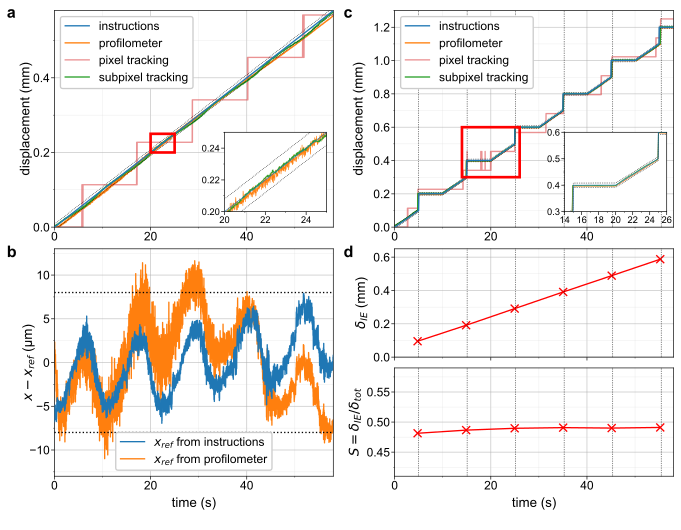

Write Python code to recreate this figure.
###
main_folder = 'E:/manuscrit_these/'
main_folder = '../'

with open(main_folder + "parameters.py", 'r') as f:
        exec(f.read())




loaded_data = np.load(main_folder + "data_for_figures/figure_S2.npy",allow_pickle= True).all()
locals().update(loaded_data)


###



def sliding_plot(x,disp,ax,vlines = None,labels=True,suptitle=False,color="blue",alpha=1):

    if not vlines is None:
        for v in vlines:
            #ax.axvline(v,color="black",linestyle=dash_line_style ,linewidth=0.4,alpha= secondary_plot_alpha)
            ax.plot([v,v],[0,disp[np.abs(x - v).argmin()]],
                    color=dashed_color,linestyle=dash_line_style,
                    linewidth=0.1,alpha= 0.2)

    ax.grid(True,which="both")

    ax.plot(x,disp,color=color,alpha=alpha)


    if labels:
        ax.set_ylabel(tot_sliding_short )

    if suptitle:
        ax.set_title(suptitle)


def creep_plot(x,creep,ax,labels=True,suptitle=False,color="blue",alpha=1,marker=scatter_marker,s=scatter_size,vlines=False ):
    if vlines:
        for i in range(len(x)):
            ax.plot([x[i],x[i]],[creep[i],100],
                    color=dashed_color,linestyle=dash_line_style,
                    linewidth=0.1,alpha=0.2)

    ax.plot(x,creep,color=color,alpha=alpha)
    ax.scatter(x,creep,marker=marker ,s=s ,c=color,alpha = 1 ,zorder=10,edgecolors="k",linewidth=0.01)

    ax.grid(True,which="both")

    if labels:
        ax.set_ylabel(sliding_perc_name_short )

    if suptitle:
        ax.set_title(suptitle)




def mu_plot(t,mu,ax,timings=None,linecolor=main_plot_color):
    a=next((i for i, b in enumerate(mu[7000:]>0.05) if b), None)+7000
    start = max(a-5200,0)
    ax.plot(t[start:]-t[start],mu[start:],color=linecolor )


def ramp(l,v,f=100):
    return(v*np.arange(0,l,1)/f)



##
def findevents(signal, sensit):
    typical_wait_time = 60
    # signal = np.convolve(signal, np.ones(5)/5, mode='valid')  # Smoothing signal, if needed
    diff = np.abs(signal[2:] - signal[:-2])
    m = np.mean(diff)
    diff -= m
    index = np.where(diff > sensit)[0]
    index = np.append(index, index[-1] + 2 * typical_wait_time)
    diffindex = np.abs(-index[1:] + index[:-1])
    found_events = [index[0]]
    found_events.extend(index[np.where(diffindex > typical_wait_time)[0] + 1])
    found_events.pop()  # Remove the last element
    return np.array(found_events)

# Assuming the variables such as avgtop, avgbot, xyresolution, tInit, tEnd, detection_grain,
# listAllCircles, sensit, space_after_event_temp, space_before_event, removelast,
# avgtopleft, avgbotleft, avgtopright, avgbotright, avgtopcenter, avgbotcenter, realtime
# are already defined and initialized in your Python environment



totslip = -data_cam_cut
realtime= np.arange(0,len(data_cam_cut))/100-0.21-5

found_events = findevents(data_cam_cut, 0.01)


if len(found_events) > 1:
    space_after_event_temp = min(np.fix(np.diff(found_events) / 10))
else:
    space_after_event_temp = 50

space_after_event = max(min(50, space_after_event_temp), 15)
space_before_event = 5


##

delta = np.sum(totslip[found_events + space_after_event] - totslip[found_events - space_before_event])

delta_tot = totslip[-1] - totslip[0]

creeped_distance = delta_tot - delta


###
# Compute creep proportion to seek convergence
creep = totslip

delta = []
delta_tot = []
totslip_partial = []

for i in range(len(found_events)):
    delta.append(np.sum(creep[found_events[0:i+1] + space_after_event] - creep[found_events[0:i+1] - space_before_event]))
    delta_tot.append(creep[found_events[i] + space_after_event] - creep[0])

    totslip_partial.append(abs(np.mean(creep[found_events[i] + int(space_after_event/2):found_events[i] + space_after_event]) ) )

creeped_distance_frac = (np.array(delta_tot) - np.array(delta)) / np.array(totslip_partial)
creeped_distance = np.array(delta_tot) - np.array(delta)





## FIGURE

time_lim_1=[-1,51]
time_lim_2=[-0.5,55]



fig = plt.figure(layout=None)
fig.set_size_inches(size_fig_S2)

nrows=12


gs = fig.add_gridspec(nrows=5, ncols=2,
                      hspace=0, height_ratios=[1,0.1,0.5,0.05,0.5],
                      left=0.08)

axes=np.array([[None,None],[None,None]])

axes[0,0]=fig.add_subplot(gs[0,0])
axes[0,1]=fig.add_subplot(gs[0,1], sharex = axes[0,0])
axes[1,0]=fig.add_subplot(gs[2:,0], sharex = axes[0,0])
ax_br = [fig.add_subplot(gs[2,1], sharex = axes[0,0]),fig.add_subplot(gs[4,1], sharex = axes[0,0])]



# TOP LEFT

axes[0,0].plot(time_simul_ramp,-data_simul_ramp,label="instructions",zorder=3)
axes[0,0].plot(time_prof_10,-data_prof_10,label="profilometer")
axes[0,0].plot(time_cam_ramp,-data_cam_ramp_pix,label="pixel tracking",linestyle="solid",alpha=.5,c=u'#d62728')
axes[0,0].plot(time_cam_ramp,-data_cam_ramp,label="subpixel tracking",c=u'#2ca02c')


axes[0,0].plot(time_simul_ramp,-data_simul_ramp+0.008,linewidth=.5,c="k",linestyle=':')
axes[0,0].plot(time_simul_ramp,-data_simul_ramp-0.008,linewidth=.5,c="k",linestyle=':')

rect = mpl.patches.Rectangle((20,0.200),5,0.050,facecolor='None',edgecolor="r",linewidth=2,zorder=4)
axes[0,0].add_artist(rect)
axes[0,0].xaxis.set_minor_locator(MultipleLocator(10))
axes[0,0].xaxis.set_major_locator(MultipleLocator(20))
axes[0,0].yaxis.set_minor_locator(MultipleLocator(0.1))
axes[0,0].yaxis.set_major_locator(MultipleLocator(0.2))

axes[0,0].set_xlim([0,58])
axes[0,0].set_ylim([0,0.580])
axes[0,0].legend(facecolor='white', framealpha=1)
set_grid(axes[0,0])
axes[0,0].set_ylabel('displacement (mm)')

coords = [0.33,   0.6,    0.15,  0.15] #left, bottom, width, height
axin00=fig.add_axes(coords)



axin00.plot(time_simul_ramp,-data_simul_ramp,label="simul",zorder=4)
axin00.plot(time_prof_10,-data_prof_10,label="profilo")
axin00.plot(time_cam_ramp,-data_cam_ramp,label="camera")

axin00.plot(time_simul_ramp, -data_simul_ramp+0.008, linewidth=.5, c="k",linestyle=':')
axin00.plot(time_simul_ramp, -data_simul_ramp-0.008, linewidth=.5, c="k",linestyle=':')

axin00.set_xlim([20,25])
axin00.set_ylim([0.200,0.250])
axin00.xaxis.set_minor_locator(MultipleLocator(1))
axin00.xaxis.set_major_locator(MultipleLocator(2))
axin00.yaxis.set_minor_locator(MultipleLocator(0.010))
axin00.yaxis.set_major_locator(MultipleLocator(0.020))


axin00.grid(False)
axin00.set_facecolor("w")
set_up_inset(axin00)


# TOP RIGHT



axes[0,1].plot(time_simul_script,-data_simul_script,label="instructions",zorder=3)
axes[0,1].plot(time_prof_script,-data_prof_script,label="profilometer")
axes[0,1].plot(time_cam_script,-data_cam_script_pix,label="pixel tracking",linestyle="solid",alpha=.5,c=u'#d62728')
axes[0,1].plot(time_cam_script,-data_cam_script,label="subpixel tracking",c=u"#2ca02c")

axes[0,1].plot(time_simul_script,-data_simul_script+0.008,linewidth=.5,c="k",linestyle=':')
axes[0,1].plot(time_simul_script,-data_simul_script-0.008,linewidth=.5,c="k",linestyle=':')

rect = mpl.patches.Rectangle((14,0.300),12,0.300,facecolor='None',
                edgecolor="r",linewidth=2,zorder=4)
axes[0,1].add_artist(rect)
axes[0,1].xaxis.set_minor_locator(MultipleLocator(10))
axes[0,1].xaxis.set_major_locator(MultipleLocator(20))
axes[0,1].yaxis.set_minor_locator(MultipleLocator(0.1))
axes[0,1].yaxis.set_major_locator(MultipleLocator(0.2))

axes[0,1].set_ylim([0,1.30])
axes[0,1].legend(facecolor='white', framealpha=1)
set_grid(axes[0,1])
axes[0,1].set_ylabel('displacement (mm)')


for i in range(len(found_events)):
    axes[0,1].axvline(time_simul_script[found_events[i]], linestyle=':', color='k',linewidth=.5)



coords = [0.83,   0.6,    0.15,  0.15] #left, bottom, width, height
axin01=fig.add_axes(coords)



axin01.plot(time_simul_script,-data_simul_script,label="simul",zorder=3)
axin01.plot(time_prof_script,-data_prof_script,label="profilo")
axin01.plot(time_cam_script,-data_cam_script,label="camera")
#axin01.plot(time_cam_script,-data_cam_script_pix,label="camera pix")

axin01.plot(time_simul_script,-data_simul_script+0.008,linewidth=.5,c="k",linestyle=':')
axin01.plot(time_simul_script,-data_simul_script-0.008,linewidth=.5,c="k",linestyle=':')

axin01.set_xlim([14,26])
axin01.set_ylim([0.300,0.60])
axin01.xaxis.set_minor_locator(MultipleLocator(1))
axin01.xaxis.set_major_locator(MultipleLocator(2))
axin01.yaxis.set_minor_locator(MultipleLocator(0.050))
axin01.yaxis.set_major_locator(MultipleLocator(0.10))


axin01.grid(False)
axin01.set_facecolor("w")
set_up_inset(axin01)












# bottom left



ramp_or_script = "ramp"


if ramp_or_script=="ramp":
    print("ramp")
    # for ramp
    min_of_max = min([max(time_simul_ramp),max(time_prof_10),max(time_cam_ramp)])
    max_of_min = max([min(time_simul_ramp),min(time_prof_10),min(time_cam_ramp)])

    mask_simul = np.logical_and(time_simul_ramp>max_of_min,time_simul_ramp<min_of_max)
    mask_prof = np.logical_and(time_prof_10>max_of_min,time_prof_10<min_of_max)
    mask_cam = np.logical_and(time_cam_ramp>max_of_min,time_cam_ramp<min_of_max)


    time_shared= time_simul_ramp[mask_simul]
    compar_simul = -data_simul_ramp[mask_simul]+data_cam_ramp[mask_cam]
    compar_simul -= np.mean(compar_simul)
    compar_prof = -data_prof_10[mask_prof]+data_cam_ramp[mask_cam]
    compar_prof -= np.mean(compar_prof)

    axes[1,0].plot(time_shared,1000*compar_simul,label="$x_{ref}$ from instructions",zorder=3)
    axes[1,0].plot(time_shared,1000*compar_prof,label="$x_{ref}$ from profilometer")


elif ramp_or_script == "script":
    # for script
    min_of_max = min([max(time_simul_script),max(time_prof_script),max(time_cam_script)])
    max_of_min = max([min(time_simul_script),min(time_prof_script),min(time_cam_script)])

    mask_simul = np.logical_and(time_simul_script>max_of_min,time_simul_script<min_of_max)
    mask_prof = np.logical_and(time_prof_script>max_of_min,time_prof_script<min_of_max)
    mask_cam = np.logical_and(time_cam_script>max_of_min,time_cam_script<min_of_max)

    mask_prof[1076]=False
    mask_prof[1077]=False

    time_shared= time_simul_script[mask_simul]
    compar_simul = -data_simul_script[mask_simul]+data_cam_script[mask_cam]
    compar_simul -= np.mean(compar_simul)
    compar_prof = -data_prof_script[mask_prof]+data_cam_script[mask_cam]
    compar_prof -= np.mean(compar_prof)

    axes[1,0].plot(time_shared,1000*compar_simul,label="$x_{ref}$ from instructions",zorder=3)
    axes[1,0].plot(time_shared,1000*compar_prof,label="$x_{ref}$ from profilometer")


axes[1,0].yaxis.set_minor_locator(MultipleLocator(2.5))
axes[1,0].yaxis.set_major_locator(MultipleLocator(5))

axes[1,0].set_ylim([-13,13])
axes[1,0].axhline(8,linestyle = ":", c="k")
axes[1,0].axhline(-8,linestyle = ":", c="k")

axes[1,0].legend(facecolor='white', framealpha=1)
set_grid(axes[1,0])

axes[1,0].set_xlabel("time (s)")
axes[1,0].set_ylabel("$x-x_{ref}$ (µm)")




# bottom right

ax_br[0].plot(realtime[found_events], creeped_distance, '-', color='red', label='Left',marker="x")
#ax_br[0].plot([0,60], [0,0.6], ':', color='k')
ax_br[0].set_ylabel('$\delta_{IE}$ (mm)')
ax_br[0].set_ylim([0,0.65])
ax_br[0].yaxis.set_minor_locator(MultipleLocator(0.1))
ax_br[0].yaxis.set_major_locator(MultipleLocator(0.2))
plt.setp(ax_br[0].get_xticklabels(), visible=False)

for i in range(len(found_events)):
    ax_br[0].axvline(time_simul_script[found_events[i]], linestyle=':', color='k',linewidth=.5)
    ax_br[1].axvline(time_simul_script[found_events[i]], linestyle=':', color='k',linewidth=.5)



ax_br[1].plot(realtime[found_events], creeped_distance_frac, '-', color='red', label='Left',marker="x")
ax_br[1].set_ylabel('$S=\delta_{IE}/\delta_{tot}$')
ax_br[1].set_ylim([0.41,0.59])
#ax_br[1].axhline(50,c="k",linestyle=":")
ax_br[1].set_xlabel('time (s)')
ax_br[1].yaxis.set_minor_locator(MultipleLocator(0.025))
ax_br[1].yaxis.set_major_locator(MultipleLocator(0.05))

axes[0,1].get_yaxis().labelpad=6
set_grid(ax_br)


# adjust spacing
plt.subplots_adjust(wspace=0.22,hspace=0)
"""
axes[1,1].get_xaxis().labelpad=2
"""
#axes[1,0].get_xaxis().labelpad=2

axes[0,0].yaxis.set_label_coords(-0.08, 0.5)
axes[1,0].yaxis.set_label_coords(-0.07, 0.5)












fig.subplots_adjust(left=0.11, right=0.99, top=0.98, bottom=0.1)

size_fig_1 = (186*mm, 90*mm)

y=(size_fig_1[1]-3*mm)/size_fig_1[1]
fig.text(0.01,y,"a",size=LETTER_SIZE, weight="bold")
fig.text(.505,y,"c",size=LETTER_SIZE, weight="bold")
fig.text(0.01,y/1.88,"b",size=LETTER_SIZE, weight="bold")
fig.text(.505,y/1.88,"d",size=LETTER_SIZE, weight="bold")


plt.savefig(main_folder + "Figures_chap_exp/figure_S2.png",dpi=1200)
plt.savefig(main_folder + "Figures_chap_exp/figure_S2.pdf")
plt.savefig(main_folder + "Figures_chap_exp/figure_S2.svg")

#plt.show()
plt.close('all')








